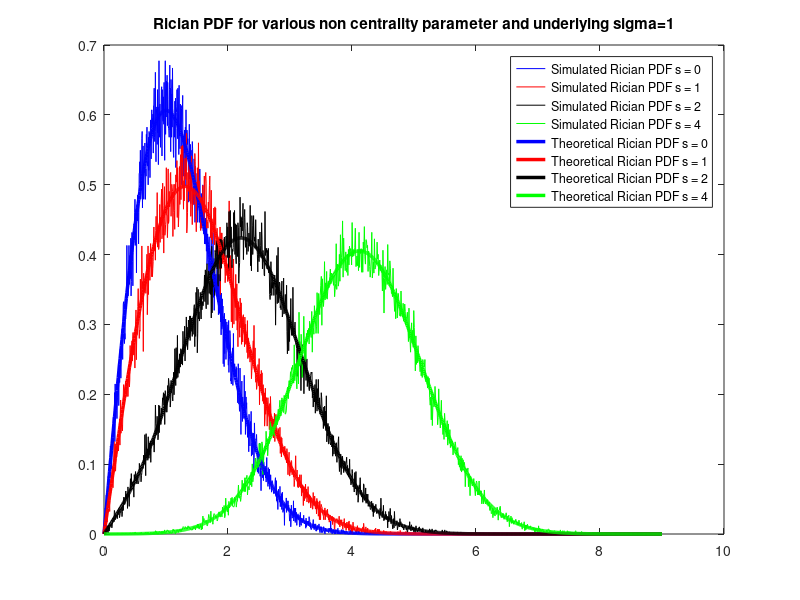

The MATLAB script that drew this image:
N = 100000; % Number of Samples 

sigma = 1; % Variance of underlying Gaussian Variables 

s = [0 1 2 4]; % Non-Centrality Parameter 

plotStyle = {'b-','r-','k-','g-'}; 

% Simulating the PDF from two Gaussian Random Variables 

for i = 1: length(s) 

    X = s(i) + sigma.*randn(1,N); % Gaussian RV with mean=s and given sigma 

    Y = 0 + sigma.*randn(1,N); % Gaussian RV with mean=0 and same sigma as Y 

    Z = X+1i*Y; % channel coefficient 

    [val,bin] = hist(abs(Z),1000); % pdf of generated Raleigh Fading samples 

    plot(bin,val/trapz(bin,val),plotStyle{i}); % Normalizing the PDF to match theoretical result 

    % Trapz function gives the total area under the PDF curve. It is used as the normalization factor 

    legendInfo{i} = ['Simulated Rician PDF s = ' num2str(s(i))]; 

    hold on; 

end 


%Theoretical PDF computation 

for i = 1:length(s) 

    x = s(i); 

    m1 = sqrt(x); 

    m2 = sqrt(x*(x-1)); 

    r = 0:0.01:9; 

    ss = sqrt(m1^2+m2^2); 

    x = r.*ss/(sigma^2); 

    f = r./(sigma^2).*exp(-((r.^2+ss^2)./(2*sigma^2))).*besseli(0,x); 

    plot(r,f,plotStyle{i},'LineWidth',2.5); 

    legendInfo{i+length(s)} = ['Theoretical Rician PDF s = ' num2str(s(i))]; 

    hold on; 

end 

legend(legendInfo); 

title('Rician PDF for various non centrality parameter and underlying sigma=1') 